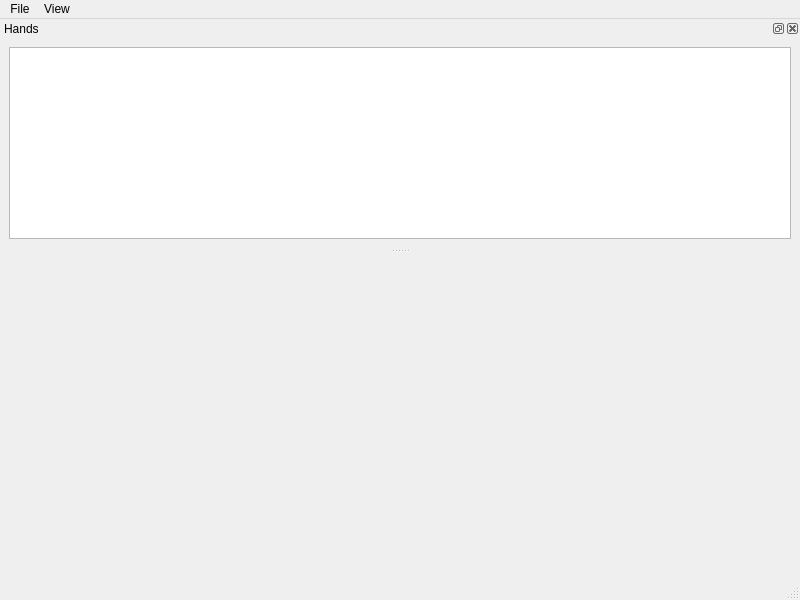
<?xml version="1.0" encoding="UTF-8"?>
<ui version="4.0">
 <class>PokerTracking</class>
 <widget class="QMainWindow" name="PokerTracking">
  <property name="geometry">
   <rect>
    <x>0</x>
    <y>0</y>
    <width>800</width>
    <height>600</height>
   </rect>
  </property>
  <property name="windowTitle">
   <string>PokerTracking</string>
  </property>
  <widget class="QWidget" name="centralwidget">
   <layout class="QVBoxLayout" name="verticalLayout_2"/>
  </widget>
  <widget class="QMenuBar" name="menubar">
   <property name="geometry">
    <rect>
     <x>0</x>
     <y>0</y>
     <width>800</width>
     <height>22</height>
    </rect>
   </property>
   <widget class="QMenu" name="menuFile">
    <property name="title">
     <string>File</string>
    </property>
    <addaction name="action_load_data"/>
    <addaction name="action_filter_hands"/>
   </widget>
   <widget class="QMenu" name="menuView">
    <property name="title">
     <string>View</string>
    </property>
    <addaction name="action_show_table"/>
    <addaction name="action_plot_funds"/>
   </widget>
   <addaction name="menuFile"/>
   <addaction name="menuView"/>
  </widget>
  <widget class="QStatusBar" name="statusbar"/>
  <widget class="QDockWidget" name="hands_dock">
   <property name="windowTitle">
    <string>Hands</string>
   </property>
   <attribute name="dockWidgetArea">
    <number>4</number>
   </attribute>
   <widget class="QWidget" name="hands_dock_content">
    <layout class="QVBoxLayout" name="verticalLayout_3">
     <item>
      <widget class="QTableView" name="hands_tableview">
       <property name="selectionMode">
        <enum>QAbstractItemView::SingleSelection</enum>
       </property>
       <property name="selectionBehavior">
        <enum>QAbstractItemView::SelectRows</enum>
       </property>
       <property name="sortingEnabled">
        <bool>true</bool>
       </property>
      </widget>
     </item>
    </layout>
   </widget>
  </widget>
  <action name="action_load_data">
   <property name="text">
    <string>Load data</string>
   </property>
  </action>
  <action name="action_load_pkl">
   <property name="text">
    <string>Select *.pkl</string>
   </property>
  </action>
  <action name="action_show_table">
   <property name="text">
    <string>Show Table</string>
   </property>
  </action>
  <action name="action_filter_hands">
   <property name="text">
    <string>Filter hands</string>
   </property>
  </action>
  <action name="action_plot_funds">
   <property name="text">
    <string>Plot Funds</string>
   </property>
  </action>
 </widget>
 <resources/>
 <connections/>
</ui>
